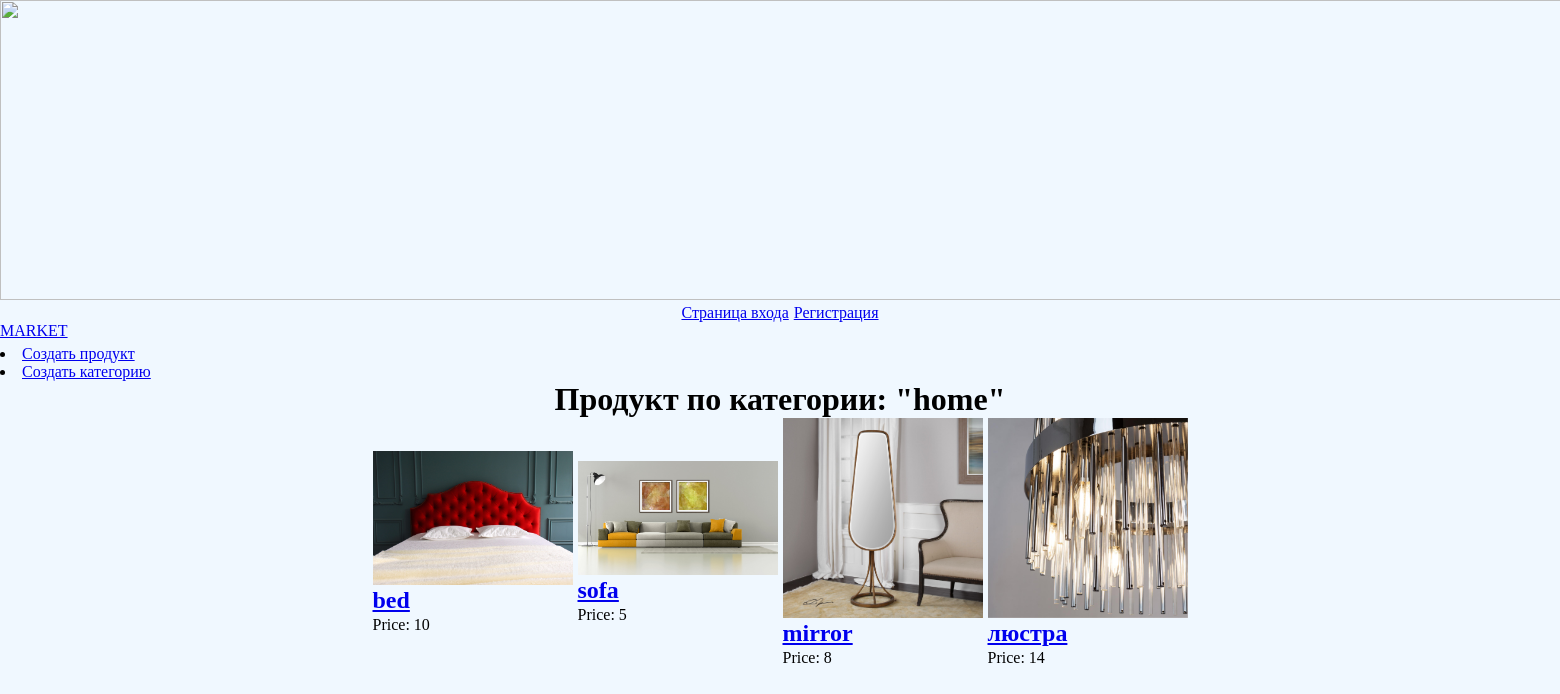
Page /list_cat/home/ on the committed database.
### category/models.py (models this page shows, shortened)
class Category(models.Model):
    name = models.CharField(max_length=255)
    slug = models.SlugField(max_length=30)

### product/models.py (models this page shows, shortened)
class Product(models.Model):
    name = models.CharField(max_length=255)
    description = models.TextField(null=True, blank=True)
    category = models.ForeignKey(Category, on_delete=models.DO_NOTHING)
    price = models.PositiveIntegerField()
    image = models.ImageField(upload_to='images/', null=True, blank=True)
    slug = models.SlugField(max_length=100, unique=True)

### category/views.py (the view)
# urls.py: path('list_cat/<slug:slug>/', CategoryDetailView.as_view(), name='list_cat'),
class CategoryDetailView(DetailView):
    model = Category
    context_object_name = 'category'
    template_name = 'category/detail_list_cat.html'
    def get_context_data(self, **kwargs):
        context = super().get_context_data(**kwargs)
        category = self.get_object()
        context['products'] = Product.objects.filter(category=category)
        context['current_page'] = self.request.GET.get('page')
        return context

### category/templates/category/detail_list_cat.html
{% extends 'category/base_cat.html' %}
{% block content %}
<h1>Продукт по категории: "{{ category.name }}"</h1>
<div class="product-list">
    {% for product in products %}
        <div class="product">
            {% if product.image %}
                <img style="width: 200px" src="{{ product.image.url }}" alt="{{ product.name }}">
            {% endif %}
            <h2><a href="{% url 'detail' product.slug %}">{{ product.name }}</a></h2>
            <p>Price: {{ product.price }}</p>
        </div>
    {% endfor %}
</div>
{% endblock %}

### user/static/css/styles.css (style rules this page uses)
* { margin: 0; }
body { background-color: aliceblue; }
div { display: flex; justify-content: center; flex-wrap: wrap; gap: 5px; }
div.product { display: flex; flex-direction: column; gap: 2px; }
h1 { display: flex; justify-content: center; }
h2 { color: #a41515; }
p { margin-bottom: 5px; }

### rows in the picture
Category: name "home"
Product: image (picture), name "bed", price "10"
Product: image (picture), name "sofa", price "5"
Product: image (picture), name "mirror", price "8"
Product: image (picture), name "люстра", price "14"
